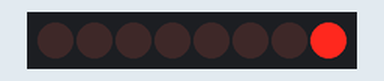
Bench run of a sketch on a simulated Arduino Uno, built with avr-gcc and run on an emulated ATmega328P. Parts: 8 shift-register outputs drawn as a row of LEDs (first output left, lit = HIGH). Wiring (inferred from the names in the program): shift register (74HC595): data pin 12; shift clock pin 9; latch pin 11. Wiring (inferred from the signals the program sends): row of LEDs: on Q0, Q1, Q2, Q3, Q4, Q5, Q6, Q7.

Above: at 0.37 s.
At 5.12 s:
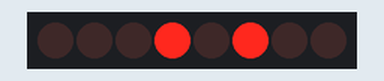
At 10.12 s:
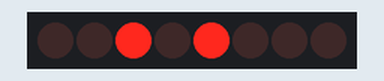
At 19.88 s:
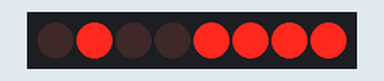
At 29.63 s:
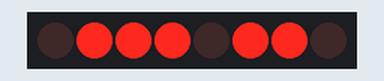
At 39.64 s:
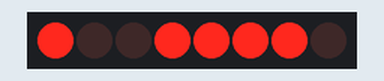
Timing chart, 0 to 40.0 s (numbered marks = the images above):
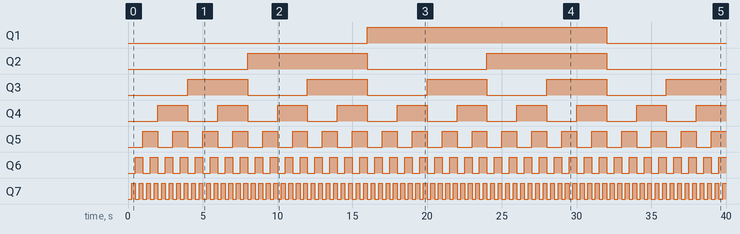

The sketch:

43_serial_parallel_shift_binary_counter.ino
```cpp
int latchPin =11; // set low then send data
int clockPin = 9; // to synchronize with Arduino
int dataPin = 12; // send data here


//declare hex number
byte LEDs =0x00;


int dt = 250;

void setup() {
  // put your setup code here, to run once:
pinMode(latchPin, OUTPUT);
pinMode(dataPin, OUTPUT);
pinMode(clockPin, OUTPUT);
}

void loop() {
  // put your main code here, to run repeatedly:
// open latchPin to send data to dataPin
digitalWrite(latchPin, LOW);
//Send data and synchronise with clockPin
shiftOut(dataPin, clockPin, LSBFIRST, LEDs); // LSBFIRST - Least Significant Bit First
// close latchPin
digitalWrite(latchPin, HIGH);
LEDs+=1;
delay(dt);

}
```

Measured:
- by itself, Q1: LOW → HIGH at 16.0 s, → LOW 16.0 s later
- by itself, Q2: alternates HIGH for 8.0 s and LOW for 8.0 s
- by itself, Q3: alternates HIGH for 4.0 s and LOW for 4.0 s
- by itself, Q4: alternates HIGH for 2.0 s and LOW for 2.0 s
- by itself, Q5: alternates HIGH for 1.0 s and LOW for 1.0 s
- by itself, Q6: alternates HIGH for 0.50 s and LOW for 0.50 s
- by itself, Q7: alternates HIGH for 0.25 s and LOW for 0.25 s
